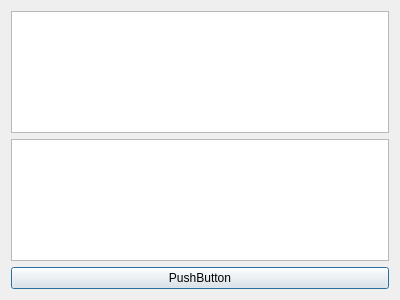
<?xml version="1.0" encoding="UTF-8"?>
<ui version="4.0">
 <class>Dialog</class>
 <widget class="QDialog" name="Dialog">
  <property name="geometry">
   <rect>
    <x>0</x>
    <y>0</y>
    <width>400</width>
    <height>300</height>
   </rect>
  </property>
  <property name="windowTitle">
   <string>Dialog</string>
  </property>
  <layout class="QHBoxLayout" name="horizontalLayout">
   <item>
    <layout class="QVBoxLayout" name="verticalLayout">
     <item>
      <widget class="QTextEdit" name="textEdit"/>
     </item>
     <item>
      <widget class="QTextEdit" name="textEdit_output"/>
     </item>
     <item>
      <widget class="QPushButton" name="pushButton">
       <property name="text">
        <string>PushButton</string>
       </property>
      </widget>
     </item>
    </layout>
   </item>
  </layout>
 </widget>
 <resources/>
 <connections/>
</ui>
